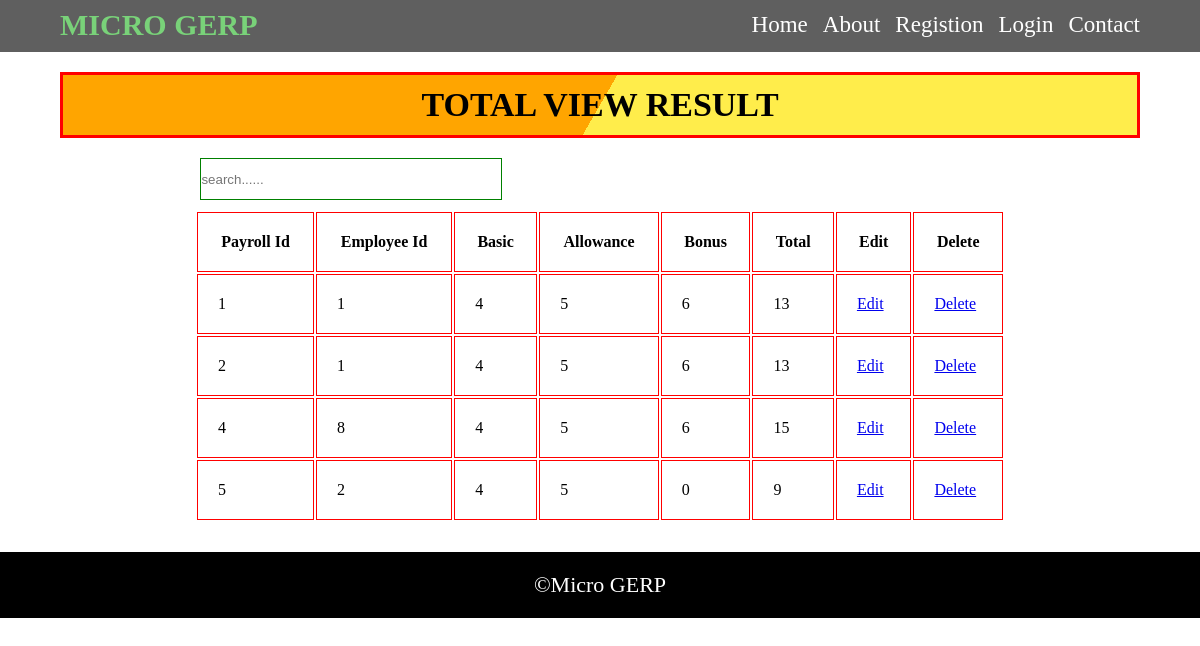
/view/payroll-view.php, run on the app's committed database.
### tables this page shows
CREATE TABLE `payroll` (
  `payroll_id` int(10) UNSIGNED NOT NULL,
  `employee_id` int(100) NOT NULL,
  `basic` varchar(100) NOT NULL,
  `allowance` varchar(100) NOT NULL,
  `bonus` varchar(100) NOT NULL,
  `total` varchar(100) NOT NULL
);

### view/payroll-view.php (the view, shortened to what this page needs)
<?php
include ("../config/db.php");
?>
<!DOCTYPE html>
<html>
<head>
	<link rel="stylesheet" type="text/css" href="../css/style.css">
</head>
<body>
<div class="container">
	<div class="header">
		<div class="content">
		<div class="logo">
			<a href="../index.php"><h2>Micro GERP</h2></a>
		</div>
		<div class="nav">
			<ul>
				<li><a href="../index.php">Home</a></li>
				<li><a href="#">About</a></li>
				<?php
			if($_SESSION){
		?>
				<li><a href="view.php">View</a></li>
				<li><a href="../controller/logout.php">Logout</a></li>
				<li><a href="#" style="color:red;"><?php 	echo $_SESSION['username']; ?></a></li>
				<?php
}
				else{
				?>
				<li><a href="registion.php">Registion</a></li>
<li><a href="view/login.php">Login</a></li>
				<?php
}
				?>
				<li><a href="../contact.php">Contact</a></li>
			</ul>
		</div>
	</div>
</div>
<section>
	<div class="main-content">
		<div class="content">
				 <div class="table">
			<h2>Total View result</h2>
			<input type="text" name="search" placeholder="search......" id="search" onkeyup="mySearch()">
			<table id="table">
				<thead>
					<tr>
						<th>Payroll Id</th>
						<th>Employee Id</th>
						<th>Basic</th>
						<th>Allowance</th>
						<th>Bonus</th>
						<th>Total</th>
						<th>Edit</th>
						<th>Delete</th>
					</tr>
				</thead>
				<tbody>
					<?php
					$sql="select * from payroll";
					$result=mysqli_query($conn,$sql);
					while ($d=$result->fetch_object()){
					?>
					<tr>
						<td><?php echo $d->payroll_id; ?></td>
						<td><?php echo $d->employee_id;?></td>
						<td><?php echo $d->basic;?></td>
						<td><?php echo $d->allowance;?></td>
						<td><?php echo $d->bonus;?></td>
						<td><?php echo $d->total;?></td>
						<td><a href="payroll-edit.php?ids=<?php echo $d->payroll_id; ?>">Edit</a></td>
						<td><a href="../controller/payroll-delete.php?ids=<?php echo $d->payroll_id; ?>">Delete</a></td>
					</tr>
					<?php
}
					?>
				</tbody>
			</table>
			</div>
		</div>
	</div>
</section>
<footer>
	<div class="footer">
		<p>&copy;Micro GERP</p>
	</div>
</footer>
</div>
</body>
</html>

### css/style.css (style rules this page uses)
* { margin: 0; padding: 0; }
.content { margin: 0px 5%; }
.header { overflow: hidden; background: #5f5f5f; max-height: 100px; line-height: 50px; }
.logo { float: left; width: 20%; }
.logo h2 { font-size: 30px; font-weight: bold; text-transform: uppercase; color: #79d279; }
.logo a { text-decoration: none; }
.nav { float: right; }
.nav ul li { float: left; list-style: none; }
.nav ul li a { padding-left: 15px; text-decoration: none; font-size: 23px; color: #fff; }
.main-content h2 { text-align: center; font-size: 34px; text-transform: uppercase; padding: 10px 0px; margin: 20px 0px; }
.footer { background-color: #000; color: #fff; text-align: center; font-size: 22px; padding: 20px; }
#search { width: 300px; height: 40px; margin-bottom: 10px; border: 1px solid green; margin-left:13%; }
.table h2 { text-align: center; text-transform: uppercase; height: 40px; line-height: 40px; border: 3px solid red; background: linear-gradient(120deg, orange 50%, #ffed4b 50%); }
.table { margin-bottom: 30px; }
.table table { width: 75%; margin: auto; }
.table tr th,.table tr td { border: 1px solid red; padding: 20px; }

### data on the page
payroll: payroll_id "1", employee "1", basic "4", allowance "5", bonus "6", total "13"
payroll: payroll_id "2", employee "1", basic "4", allowance "5", bonus "6", total "13"
payroll: payroll_id "4", employee "8", basic "4", allowance "5", bonus "6", total "15"
payroll: payroll_id "5", employee "2", basic "4", allowance "5", bonus "0", total "9"
